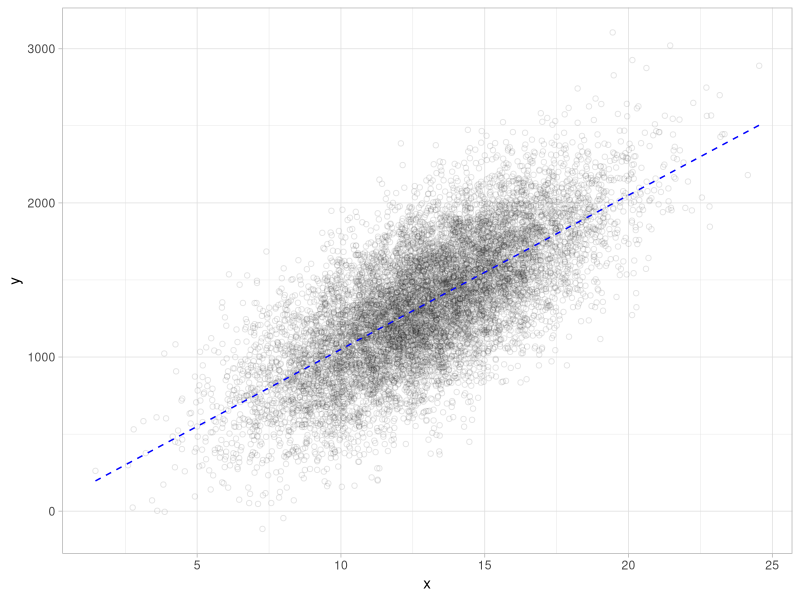
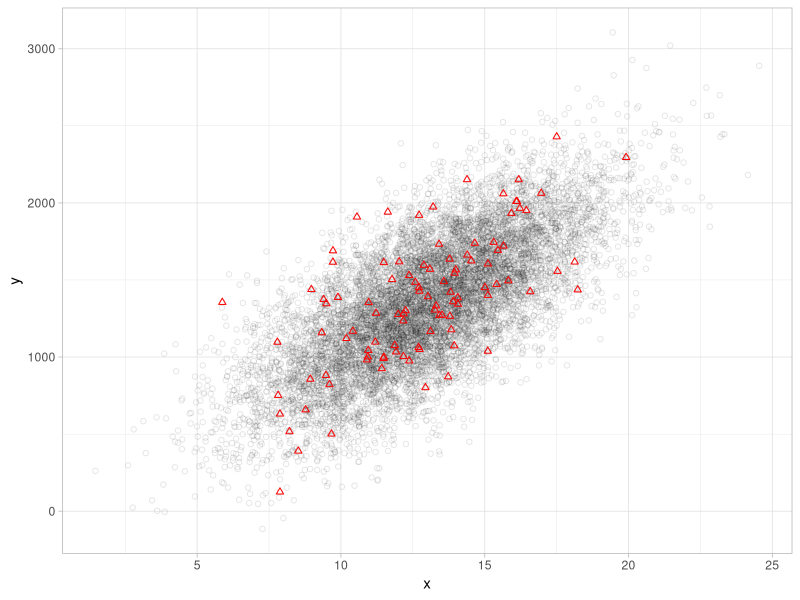
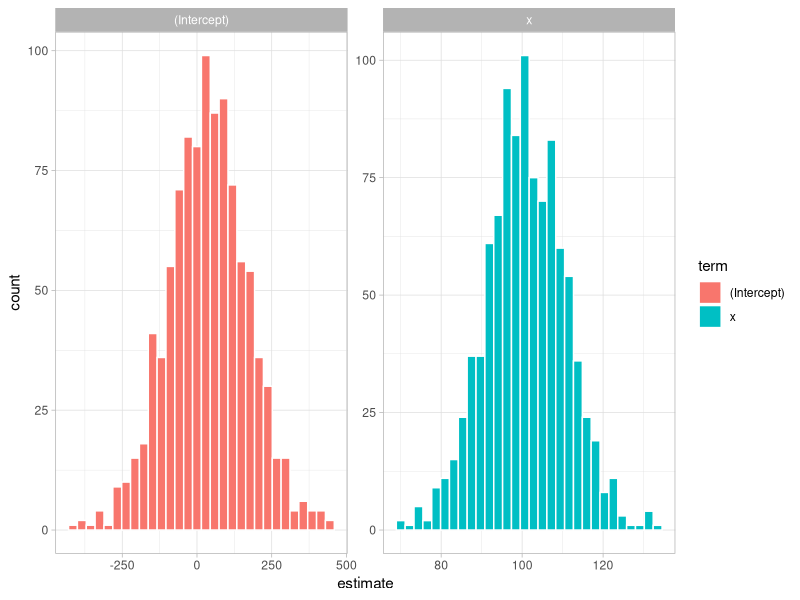

These figures' R source, in order:
library(dplyr)
library(ggplot2)

makeData <- function(N, beta_0, beta_1, seed = 123) {
  set.seed(seed)
  x <- rnorm(N, 13, 3)
  y <- beta_0 + beta_1 * x + rnorm(N, 0, 300)
  DF <- data.frame(y, x)
  return(DF)
}

beta_0 <- 50
beta_1 <- 100
N <- 10000


population <- makeData(N, beta_0, beta_1)

population %>%
  ggplot(aes(x, y)) +
  geom_point(alpha = 0.1, shape = 1) +
  geom_function(
    fun = function(x) {
      beta_0 + beta_1 * x
    },
    color = "blue",
    linetype = "dashed"
  ) +
  theme_light()

sample <- sample_n(population, 100)

population %>%
  ggplot(aes(x, y)) +
  geom_point(alpha = 0.1, shape = 1) +
  geom_point(aes(x, y),
    data = sample,
    color = "red",
    shape = 2
  ) +
  theme_light()

lm(y ~ x, data = sample)


tibble(
  sample_id = 1:1000,
  data = purrr::map(sample_id, ~ sample_n(population, 100, replace = F))
) %>%
  mutate(model = purrr::map(data, ~ lm(y ~ x, data = .))) %>%
  mutate(coeffs = purrr::map(model, broom::tidy)) %>%
  select(sample_id, coeffs) %>%
  tidyr::unnest(cols = coeffs) %>%
  ggplot(aes(estimate, fill = term)) +
  geom_histogram(color = "white") +
  facet_wrap(~term, scales = "free") +
  theme_light()
